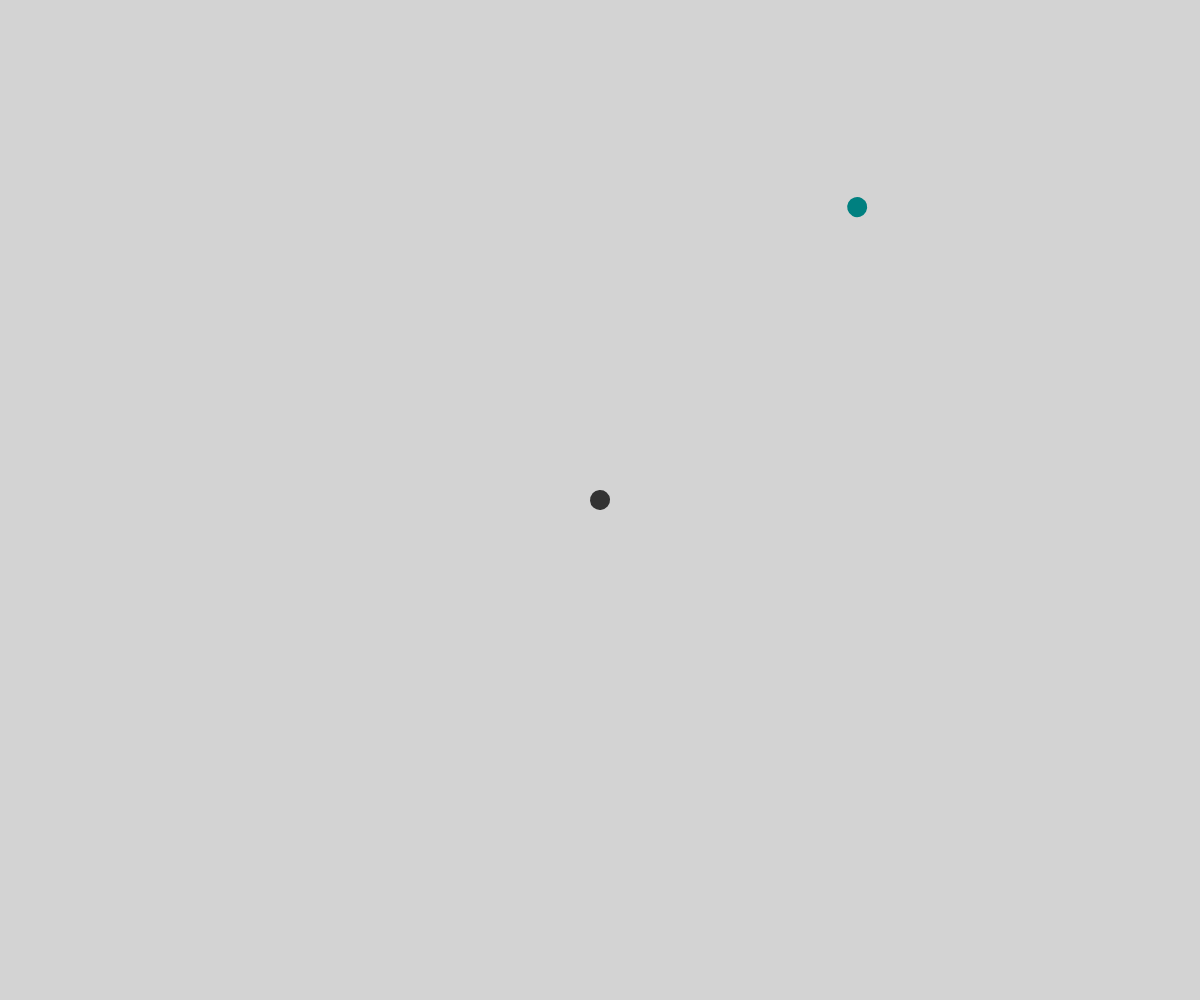
Frame 1 (no input)
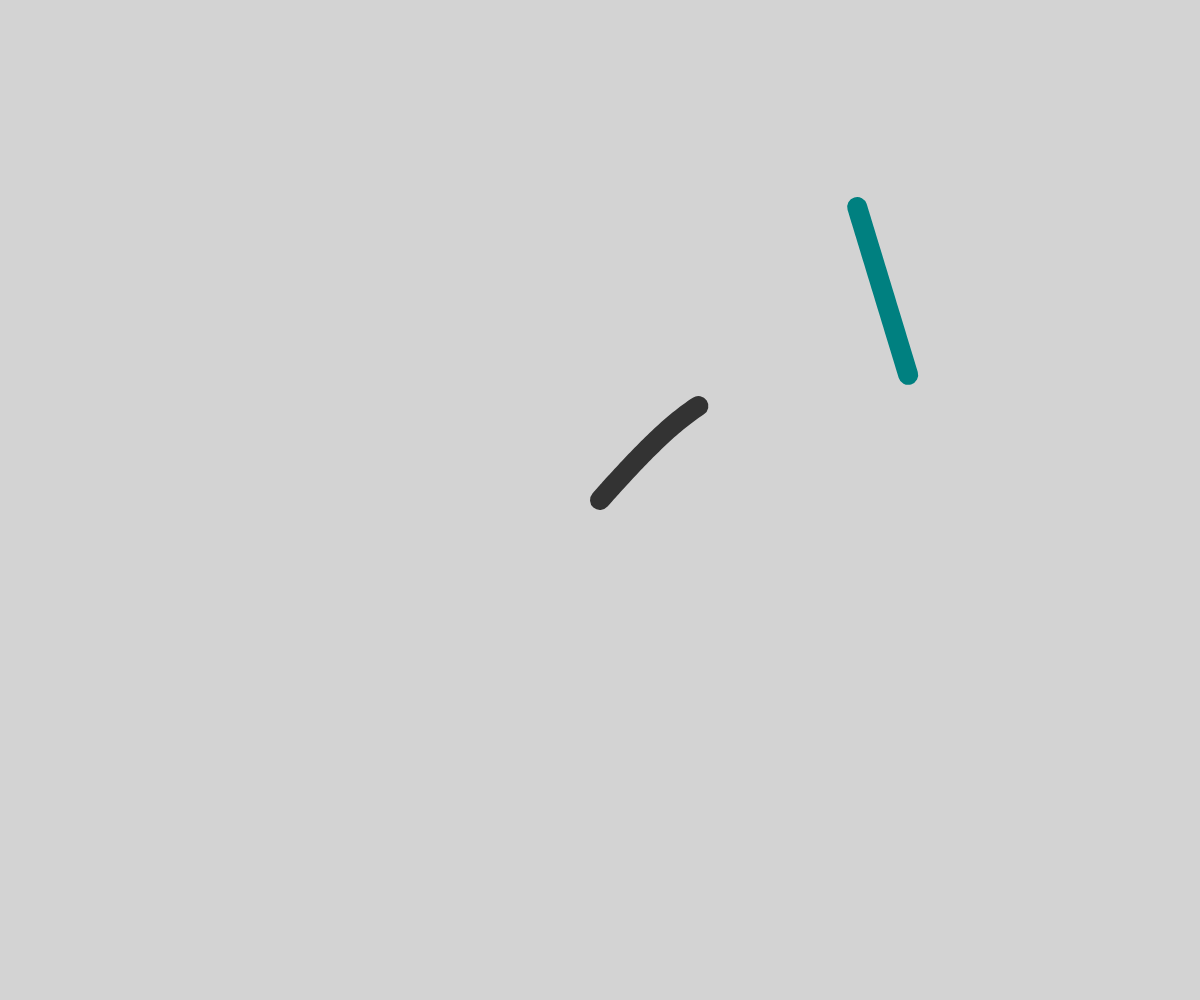
Frame 60 (no input)
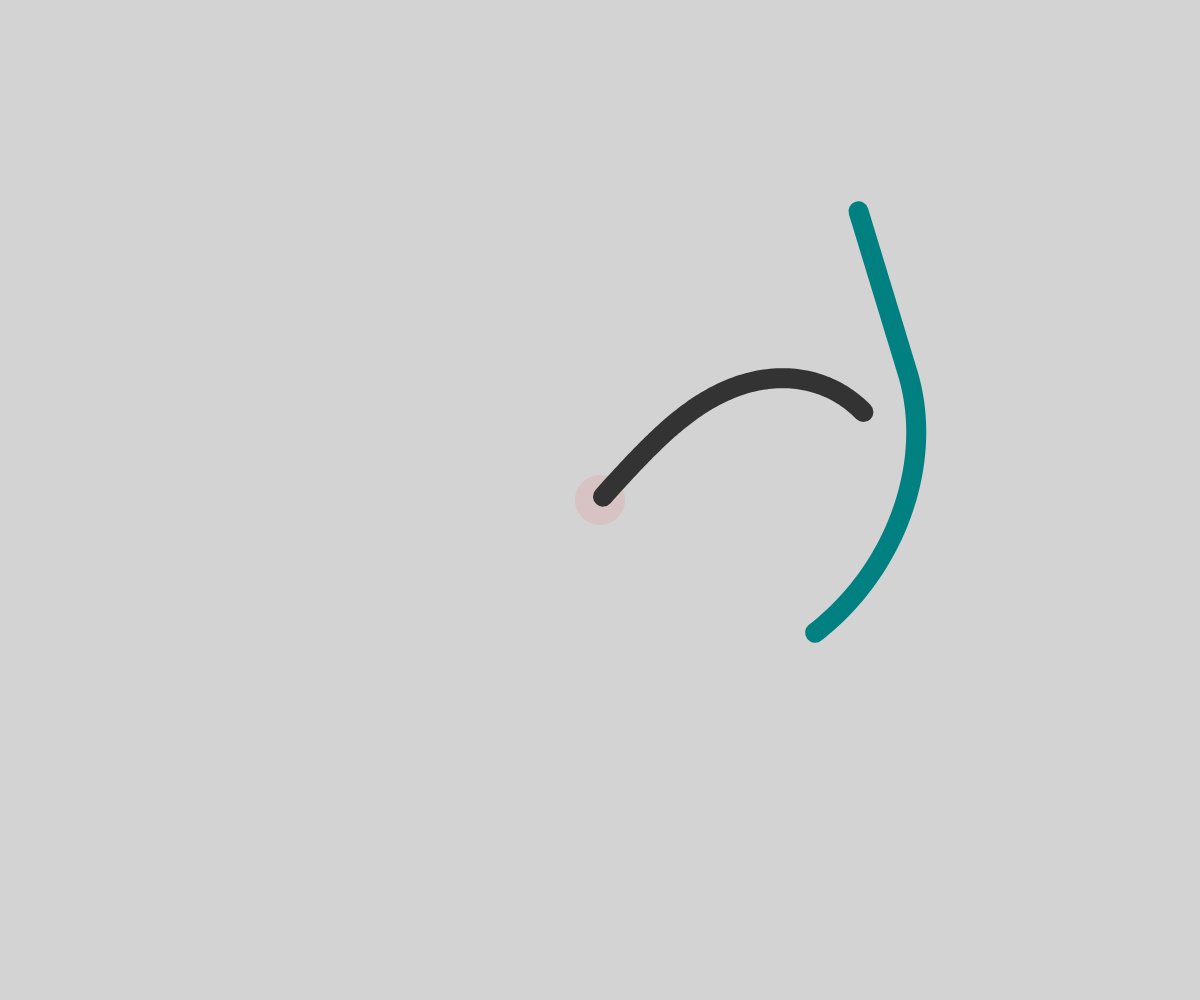
Frame 120 (the mouse pressed at the canvas centre since frame 60)

The p5.js sketch that drew these frames (run headless with seeded random() and noise() and a simulated clock; from frame 60 on, the mouse is pressed at the canvas centre):

// p5.js sketch
// ── sketch.js
let greg;
let art;
let unseen;
let clrs;
let lasttouch = 0;
let touching = false;

function setup() {
  // put setup code here
  createCanvas(windowWidth, windowHeight);
  clrs = [
    color(211, 211, 211), // Light Gray
    color(0, 128, 128), // Deep Teal
    color(51, 51, 51), // Charcoal Gray
  ];

  background(clrs[0]); //background(255,215,0)
  greg = new Vehicle(width / 2, height / 2, clrs[2], 3); //color(0,128,128)
  art = new Vehicle(random(width), random(height), clrs[1], 5); //color(0)
  unseen = createVector(random(width), random(height));
  rectMode(CENTER);
}

function draw() {
  background(clrs[0]);
  //
  //zero out the touch after 450 frames
  if (frameCount % 450 == 0 && touching) {
    touching = false;
  }
  if (frameCount % 300 == 0 && !touching) {
    unseen = createVector(random(width), random(height));
  } else if (frameCount % 300 != 0 && touching) {
    unseen = createVector(mouseX, mouseY);
  }
  // put drawing code here
  let seekArt = p5.Vector.sub(art.pos, greg.pos);
  let seekMyst = p5.Vector.sub(unseen, art.pos);
  let seekGreg = p5.Vector.sub(greg.pos, art.pos);
  // print circle for touch
  if (touching) {
    fill(255, 0, 0, 20);
    noStroke();
    ellipse(mouseX, mouseY, 50, 50);
  }
  seekGreg.setMag(0.1);
  seekArt.setMag(0.1);
  seekMyst.setMag(0.1);
  greg.applyForce(seekArt);
  art.applyForce(seekMyst);
  greg.update();
  art.update();
  greg.edges();
  art.edges();
  greg.show();
  art.show();
}

function touchStarted() {
  // for Ios
  // calculate time since last touch
  touching = true;
}

function mousePressed() {
  touchStarted();
}

/*
for (let i = 0; i <gregs.length;i++){
  let mousepos = createVector(mouseX,mouseY);
  let seek = p5.Vector.sub(mousepos,gregs[i].pos);
  seek.setMag(0.1);
  gregs[i].applyForce(seek);
  gregs[i].update();
  gregs[i].edges();
  gregs[i].show();
  }

  */

// ── vehicleSn.js
class Vehicle {
  constructor(x, y, c, s) {
    this.pos = createVector(x, y);

    this.vel = createVector(0, 0); // a simple vector
    this.acc = createVector(0, 0);
    //this.mass = mass;
    //this.r = sqrt(mass)*10;
    this.c = c;
    this.speed = s; //random(1,5);
    this.body = [];
    this.sl = 111;
    for (let i = 0; i < this.sl; i++) {
      this.body.push(this.pos.copy());
    }
  }
  // methods
  applyForce(force) {
    this.acc.add(force);
  }

  update() {
    //pop old

    if (this.body.length > this.sl) {
      this.body.pop();
    }
    this.vel.add(this.acc);

    // use limit to make sure velocity does not grow out
    this.vel.limit(this.speed);
    this.pos.add(this.vel);
    this.acc.set(0, 0);
    // first unshift old to array
    this.body.unshift(this.pos.copy());
  }

  edges() {
    if (this.pos.y > height) {
      //this.pos.y = 0;

      this.vel.y *= -1;
    }

    if (this.pos.y < 0) {
      //this.pos.y = height;

      this.vel.y *= -1;
    }
    if (this.pos.x > width) {
      //this.pos.x = 0;

      this.vel.x *= -1;
    }
    if (this.pos.x < 0) {
      //this.pos.x = width;

      this.vel.x *= -1;
    }
  }

  show() {
    // draw body
    noFill();

    stroke(this.c);
    strokeWeight(20);
    beginShape();
    for (let i = 0; i < this.body.length; i++) {
      vertex(this.body[i].x, this.body[i].y);
    }
    endShape();
    strokeWeight(1);

    //
  }
}
